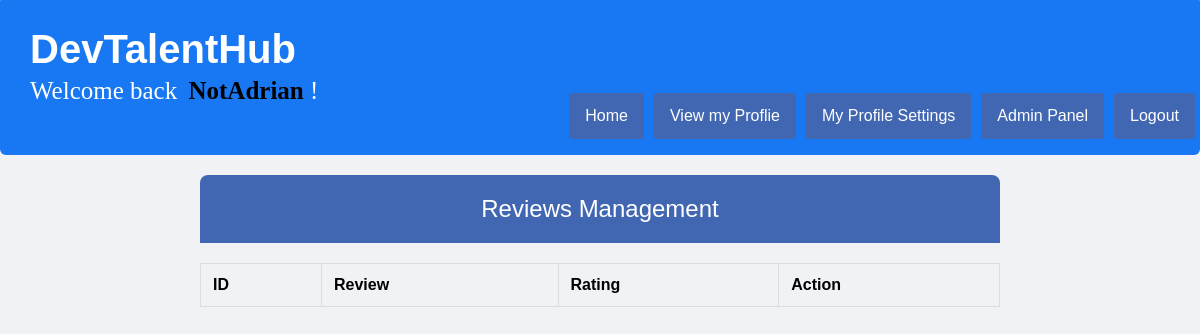
Before: /manage_reviews.php (signed in) with the older database file.
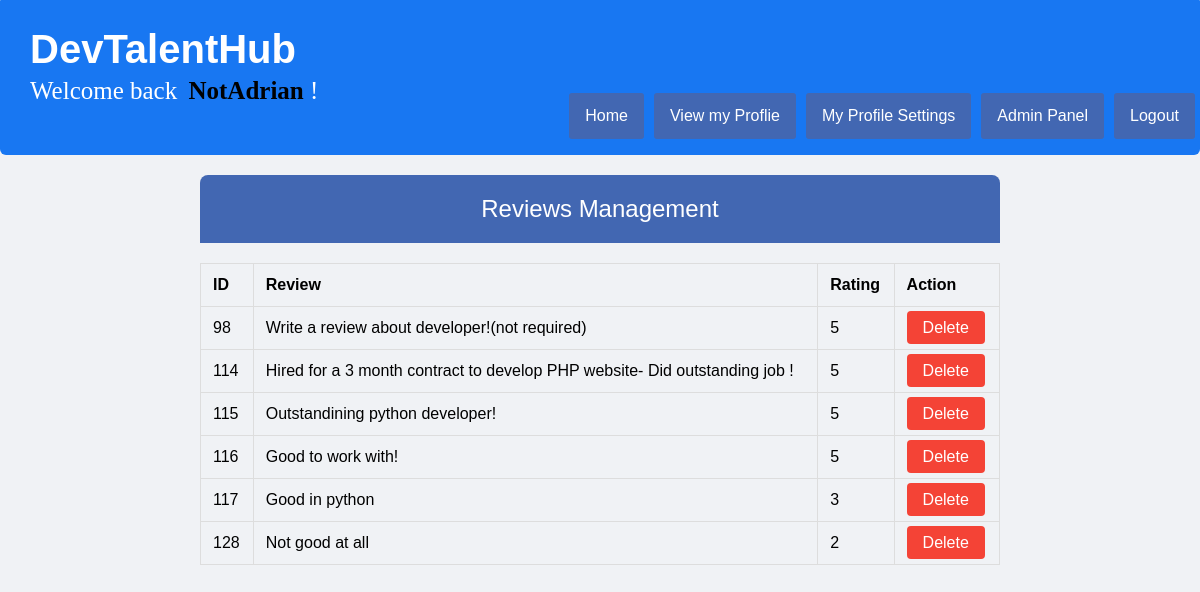
After: the same page with the newer database file.
### tables this page shows
CREATE TABLE `ratings` (
  `id` int(11) NOT NULL,
  `rating` int(11) NOT NULL,
  `review` text NOT NULL,
  `createdBy` int(5) DEFAULT NULL,
  `portfolio_id` int(11) NOT NULL
);

### manage_reviews.php (the view, shortened to what this page needs)
<?php require_once('config.php'); ?>
<?php require_once(ROOT_PATH . '/includes/head_section.php'); ?>
<?php
$query = "SELECT * FROM ratings";
$results = mysqli_query($link, $query);
?>
<head>
</head>
<body>
    <?php include(ROOT_PATH . '/includes/navbar_logged_in.php'); ?>
    <div class="container">
        <div class="header">
            Reviews Management
        </div>
        <table class="review-table">
            <thead>
                <tr>
                    <th>ID</th>
                    <th>Review</th>
                    <th>Rating</th>
                    <th>Action</th>
                </tr>
            </thead>
            <tbody>
                <?php while ($row = mysqli_fetch_assoc($results)) {
                    if (!empty($row['review'])) { ?>
                        <tr>
                            <td><?php echo $row['id']; ?></td>
                            <td><?php echo $row['review']; ?></td>
                            <td><?php echo $row['rating']; ?></td>
                            <td>
                                <a href="manage_reviews.php?del=<?php echo $row['id']; ?>" class="delete-btn">Delete</a>
                            </td>
                        </tr>
                <?php }
                } ?>
            </tbody>
        </table>
    </div>
</body>
</html>

Changed rows visible on the page:
added ratings: id "98", review "Write a review about developer!(not required)", rating "5"
added ratings: id "114", review "Hired for a 3 month contract to develop PHP website- Did outstanding job !", rating "5"
added ratings: id "115", review "Outstandining python developer!", rating "5"
added ratings: id "116", review "Good to work with!", rating "5"
added ratings: id "117", review "Good in python", rating "3"
added ratings: id "128", review "Not good at all", rating "2"
